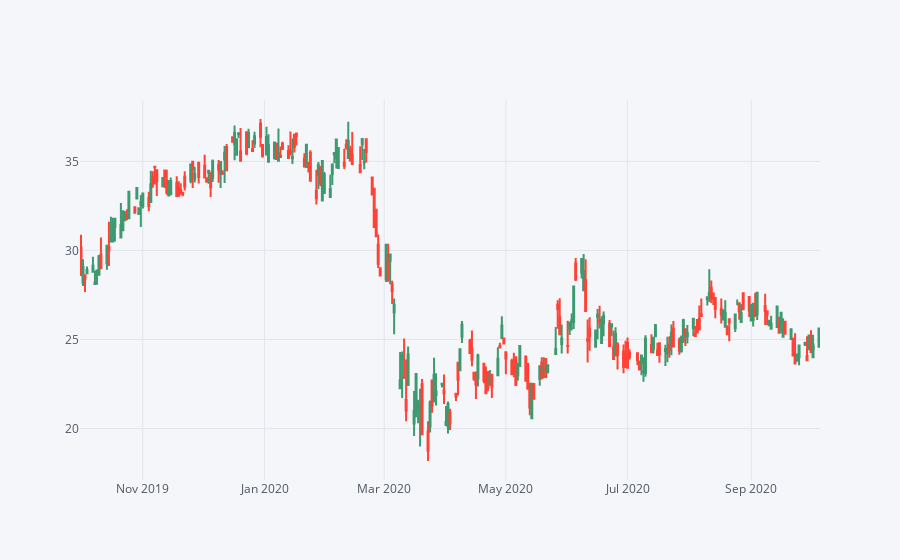

The notebook cell this image was saved under:
### Markdown cell above
** A candle plot of Bank of America's stock from October 1st 2019 to today**

### Code cell
bank_stocks.loc['2019-10-01':].xs(key='BAC',level='Symbols',axis=1).iplot(kind='candle')

### Figure 1 — Plotly figure (JSON) as saved in the notebook; plotly's stock layout.template omitted (floating-point values rounded to 4 significant figures; data arrays with more than 128 entries replaced by an {"elided": "..."} marker saying what was removed)
{"data": [{"close": {"elided": "257 float values"}, "high": {"elided": "257 float values"}, "low": {"elided": "257 float values"}, "open": {"elided": "257 float values"}, "showlegend": false, "type": "candlestick", "x": {"elided": "257 str values"}, "yaxis": "y2"}], "layout": {"legend": {"bgcolor": "#F5F6F9", "font": {"color": "#4D5663"}}, "paper_bgcolor": "#F5F6F9", "plot_bgcolor": "#F5F6F9", "title": {"font": {"color": "#4D5663"}}, "xaxis": {"gridcolor": "#E1E5ED", "rangeslider": {"visible": false}, "showgrid": true, "tickfont": {"color": "#4D5663"}, "title": {"font": {"color": "#4D5663"}, "text": ""}, "zerolinecolor": "#E1E5ED"}, "yaxis": {"gridcolor": "#E1E5ED", "showgrid": true, "showticklabels": false, "tickfont": {"color": "#4D5663"}, "title": {"font": {"color": "#4D5663"}, "text": ""}, "zerolinecolor": "#E1E5ED"}, "yaxis2": {"gridcolor": "#E1E5ED", "showgrid": true, "tickfont": {"color": "#4D5663"}, "title": {"font": {"color": "#4D5663"}, "text": ""}, "zerolinecolor": "#E1E5ED"}}}
